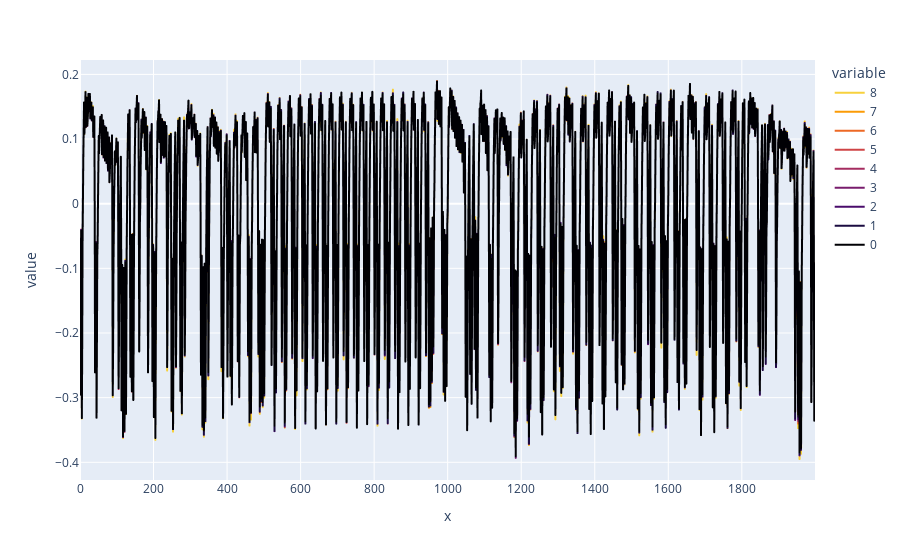

Notebook cell for this chart:
### Code cell
px.line(hw_frame,
        x='x',
        y=[str(i) for i in range(8,-1,-1)],
        color_discrete_sequence=colorscale).show()

### Figure 1 — Plotly figure (JSON) as saved in the notebook; plotly's stock layout.template omitted (floating-point values rounded to 4 significant figures; data arrays with more than 128 entries replaced by an {"elided": "..."} marker saying what was removed)
{"data": [{"hovertemplate": "variable=8<br>x=%{x}<br>value=%{y}<extra></extra>", "legendgroup": "8", "line": {"color": "rgb(247.0, 209.0, 61.0)", "dash": "solid"}, "marker": {"symbol": "circle"}, "mode": "lines", "name": "8", "showlegend": true, "type": "scattergl", "x": {"elided": "2000 int values"}, "xaxis": "x", "y": {"elided": "2000 float values"}, "yaxis": "y"}, {"hovertemplate": "variable=7<br>x=%{x}<br>value=%{y}<extra></extra>", "legendgroup": "7", "line": {"color": "rgb(251.0, 155.0, 6.0)", "dash": "solid"}, "marker": {"symbol": "circle"}, "mode": "lines", "name": "7", "showlegend": true, "type": "scattergl", "x": {"elided": "2000 int values"}, "xaxis": "x", "y": {"elided": "2000 float values"}, "yaxis": "y"}, {"hovertemplate": "variable=6<br>x=%{x}<br>value=%{y}<extra></extra>", "legendgroup": "6", "line": {"color": "rgb(237.0, 105.0, 37.0)", "dash": "solid"}, "marker": {"symbol": "circle"}, "mode": "lines", "name": "6", "showlegend": true, "type": "scattergl", "x": {"elided": "2000 int values"}, "xaxis": "x", "y": {"elided": "2000 float values"}, "yaxis": "y"}, {"hovertemplate": "variable=5<br>x=%{x}<br>value=%{y}<extra></extra>", "legendgroup": "5", "line": {"color": "rgb(207.0, 68.0, 70.0)", "dash": "solid"}, "marker": {"symbol": "circle"}, "mode": "lines", "name": "5", "showlegend": true, "type": "scattergl", "x": {"elided": "2000 int values"}, "xaxis": "x", "y": {"elided": "2000 float values"}, "yaxis": "y"}, {"hovertemplate": "variable=4<br>x=%{x}<br>value=%{y}<extra></extra>", "legendgroup": "4", "line": {"color": "rgb(165.0, 44.0, 96.0)", "dash": "solid"}, "marker": {"symbol": "circle"}, "mode": "lines", "name": "4", "showlegend": true, "type": "scattergl", "x": {"elided": "2000 int values"}, "xaxis": "x", "y": {"elided": "2000 float values"}, "yaxis": "y"}, {"hovertemplate": "variable=3<br>x=%{x}<br>value=%{y}<extra></extra>", "legendgroup": "3", "line": {"color": "rgb(120.0, 28.0, 109.0)", "dash": "solid"}, "marker": {"symbol": "circle"}, "mode": "lines", "name": "3", "showlegend": true, "type": "scattergl", "x": {"elided": "2000 int values"}, "xaxis": "x", "y": {"elided": "2000 float values"}, "yaxis": "y"}, {"hovertemplate": "variable=2<br>x=%{x}<br>value=%{y}<extra></extra>", "legendgroup": "2", "line": {"color": "rgb(74.0, 12.0, 107.0)", "dash": "solid"}, "marker": {"symbol": "circle"}, "mode": "lines", "name": "2", "showlegend": true, "type": "scattergl", "x": {"elided": "2000 int values"}, "xaxis": "x", "y": {"elided": "2000 float values"}, "yaxis": "y"}, {"hovertemplate": "variable=1<br>x=%{x}<br>value=%{y}<extra></extra>", "legendgroup": "1", "line": {"color": "rgb(27.0, 12.0, 65.0)", "dash": "solid"}, "marker": {"symbol": "circle"}, "mode": "lines", "name": "1", "showlegend": true, "type": "scattergl", "x": {"elided": "2000 int values"}, "xaxis": "x", "y": {"elided": "2000 float values"}, "yaxis": "y"}, {"hovertemplate": "variable=0<br>x=%{x}<br>value=%{y}<extra></extra>", "legendgroup": "0", "line": {"color": "rgb(0.0, 0.0, 4.0)", "dash": "solid"}, "marker": {"symbol": "circle"}, "mode": "lines", "name": "0", "showlegend": true, "type": "scattergl", "x": {"elided": "2000 int values"}, "xaxis": "x", "y": {"elided": "2000 float values"}, "yaxis": "y"}], "layout": {"legend": {"title": {"text": "variable"}, "tracegroupgap": 0}, "margin": {"t": 60}, "xaxis": {"anchor": "y", "domain": [0, 1], "title": {"text": "x"}}, "yaxis": {"anchor": "x", "domain": [0, 1], "title": {"text": "value"}}}}
